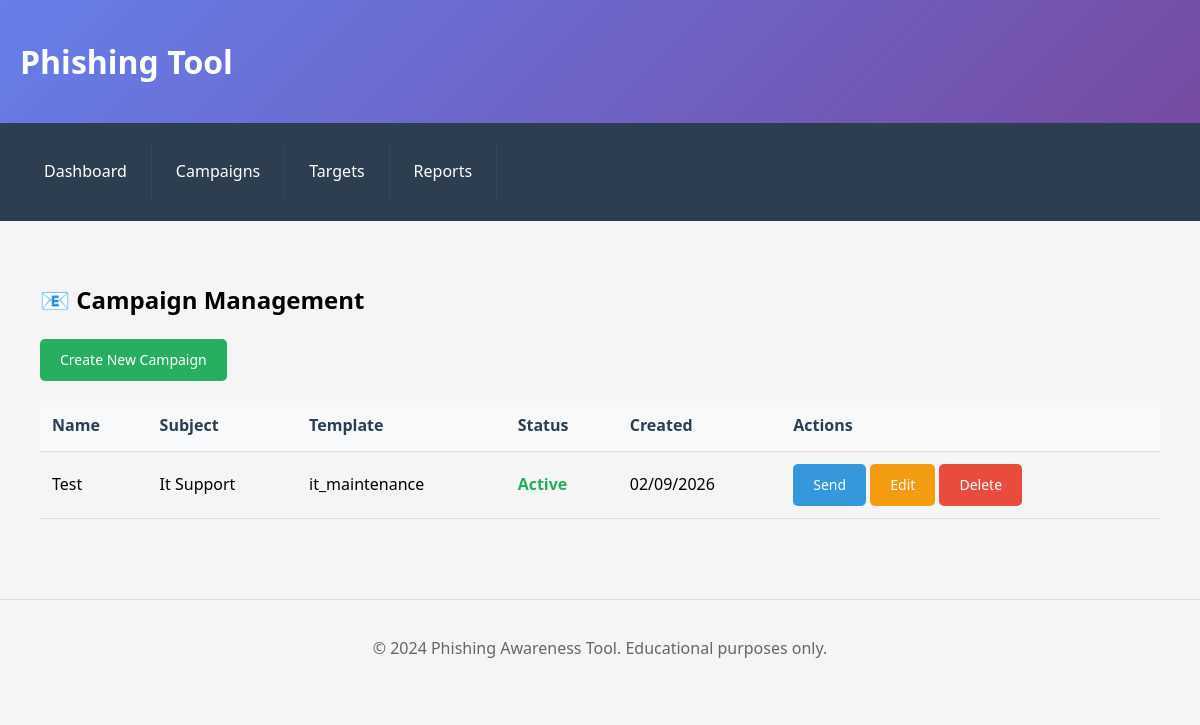
Page /campaigns on the committed database.
### models.py (models this page shows)
class Campaign(db.Model):
    id = db.Column(db.Integer, primary_key=True)
    name = db.Column(db.String(100), nullable=False)
    subject = db.Column(db.String(200), nullable=False)
    templateName = db.Column(db.String(50), nullable=False)
    landingPageURL = db.Column(db.String(500), nullable=False)
    createdAt = db.Column(db.DateTime, default=datetime.utcnow)
    isActive = db.Column(db.Boolean, default=True)
    emailLogs = db.relationship('EmailLog', backref='campaign', lazy=True)

### app.py (the view)
    @app.route('/campaigns')
    def campaigns():
        campaigns = Campaign.query.all()
        return render_template('admin/campaigns.html', campaigns=campaigns)

### templates/admin/campaigns.html (shortened to what this page needs)
{% extends "base.html" %}
{% block content %}
<div class="container">
    <h2>📧 Campaign Management</h2>
    <div style="margin-bottom: 20px;">
        <a href="{{ url_for('create_campaign') }}" class="btn btn-success">Create New Campaign</a>
    </div>
    {% if campaigns %}
        <table class="table">
            <thead>
                <tr>
                    <th>Name</th>
                    <th>Subject</th>
                    <th>Template</th>
                    <th>Status</th>
                    <th>Created</th>
                    <th>Actions</th>
                </tr>
            </thead>
            <tbody>
                {% for campaign in campaigns %}
                <tr>
                    <td>{{ campaign.name }}</td>
                    <td>{{ campaign.subject }}</td>
                    <td>{{ campaign.templateName }}</td>
                    <td>
                        {% if campaign.isActive %}
                            <span class="status-active">Active</span>
                        {% else %}
                            <span class="status-inactive">Inactive</span>
                        {% endif %}
                    </td>
                    <td>{{ campaign.createdAt.strftime('%m/%d/%Y') }}</td>
                    <td>
                        <a href="{{ url_for('send_campaign', campaign_id=campaign.id) }}" class="btn btn-primary"
                           onclick="return confirm('Are you sure you want to send this campaign?')">Send</a>
                        <a href="#" class="btn btn-warning">Edit</a>
                        <a href="#" class="btn btn-danger"
                           onclick="return confirm('Are you sure you want to delete this campaign?')">Delete</a>
                    </td>
                </tr>
                {% endfor %}
            </tbody>
        </table>
    {% else %}
        <div class="card">
            <h3>No Campaigns Found</h3>
            <p>You haven't created any campaigns yet. <a href="{{ url_for('create_campaign') }}">Create your first campaign</a> to get started.</p>
        </div>
    {% endif %}
</div>
{% endblock %}

### static/css/style.css (style rules this page uses)
body { font-family: 'Segoe UI', Tahoma, Geneva, Verdana, sans-serif; line-height: 1.6; margin: 0; padding: 0; background-color: #f5f5f5; }
.container { max-width: 1200px; margin: 0 auto; padding: 20px; }
.status-active { color: #27ae60; font-weight: bold; }
.btn { display: inline-block; padding: 10px 20px; border: none; border-radius: 5px; cursor: pointer; text-decoration: none; font-size: 14px; transition: background-color 0.3s; }
.btn-primary { background-color: #3498db; color: white; }
.btn-success { background-color: #27ae60; color: white; }
.btn-danger { background-color: #e74c3c; color: white; }
.btn-warning { background-color: #f39c12; color: white; }
.table { width: 100%; border-collapse: collapse; margin-top: 20px; }
.table th, .table td { padding: 12px; text-align: left; border-bottom: 1px solid #ddd; }
.table th { background-color: #f8f9fa; font-weight: bold; color: #2c3e50; }

### rows in the picture
Campaign: name "Test", subject "It Support", templateName "it_maintenance", isActive "Active", createdAt "02/09/2026"

### other values in the picture
{{ config.APP_NAME or 'Phishing Awareness Tool' }} "Phishing Tool"
